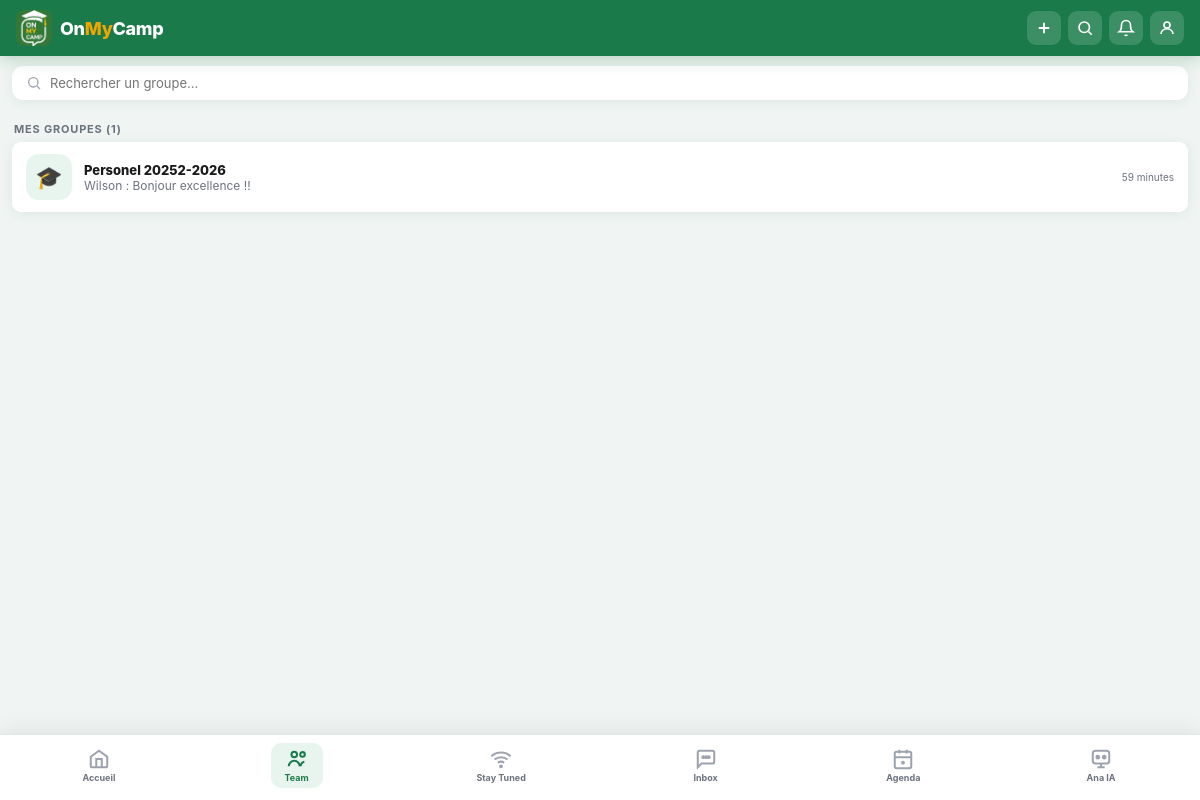
Page /team/ (signed in) on the committed database.
### core/models.py (models this page shows, shortened)
class Group(models.Model):
    nom         = models.CharField(max_length=100)
    admin       = models.ForeignKey(User, on_delete=models.CASCADE, related_name='groupes_admins')
    membres     = models.ManyToManyField(User, related_name='groupes', blank=True)
    description = models.TextField(blank=True)
    emoji       = models.CharField(max_length=5, default='👥')
    date_creation = models.DateTimeField(auto_now_add=True)

class GroupMessage(models.Model):
    groupe  = models.ForeignKey(Group, on_delete=models.CASCADE, related_name='messages')
    auteur  = models.ForeignKey(User, on_delete=models.CASCADE)
    contenu = models.TextField(blank=True)
    fichier = models.FileField(upload_to='group_files/', blank=True, null=True)
    date    = models.DateTimeField(auto_now_add=True)
    class Meta:
        ordering = ['date']

class User(AbstractUser):
    ROLE_CHOICES = [
        ('etudiant', 'Étudiant'),
        ('enseignant', 'Enseignant'),
        ('rr', 'Représentant Résident'),
        ('daac', 'DAAC'),
        ('tuteur', 'Tuteur'),
    ]
    PRIVILEGE_CHOICES = [
        ('aucun', 'Aucun'),
        ('delegue', 'Délégué'),
        ('chef_classe', 'Chef de classe'),
        ('extended', 'Extended'),
        ('exclusif', 'Exclusif'),
        ('admin', 'Admin'),
        ('superadmin', 'Super Admin'),
    ]
    matricule   = models.CharField(max_length=20, unique=True, blank=True, null=True)
    role        = models.CharField(max_length=20, choices=ROLE_CHOICES, default='etudiant')
    privilege   = models.CharField(max_length=20, choices=PRIVILEGE_CHOICES, default='aucun')
    bio         = models.TextField(blank=True)
    avatar      = models.ImageField(upload_to='avatars/', blank=True, null=True)
    is_active_campus = models.BooleanField(default=True)
    @property
    def can_create_group(self):
        return self.privilege in ['delegue', 'chef_classe', 'exclusif', 'extended', 'admin', 'superadmin']

### core/views.py (the view)
# urls.py: path('team/',                     views.team,                name='team'),
@login_required
def team(request):
    groupes = request.user.groupes.all().prefetch_related('messages')
    for g in groupes:
        g.last_msg = g.messages.last()
        g.unread   = 0  # compteur simplifié pour l'instant
    ctx = global_context(request, 'team')
    ctx['groups'] = groupes
    return render(request, 'core/team.html', ctx)

### core/views.py (called while the page is built)
def global_context(request, active_tab=''):
    return {
        'active': active_tab,
        'notif_count': 0,
        'now': timezone.now(),
    }

### templates/core/team.html (shortened to what this page needs)
{% extends "base.html" %}
{% block header_plus %}
  {% if request.user.can_create_group %}
  <a href="{% url 'group_create' %}" class="h-btn">
    <svg viewBox="0 0 24 24" fill="none" stroke="white" stroke-width="2.5" width="18" height="18">
      <path d="M12 5v14M5 12h14"/>
    </svg>
  </a>
  {% endif %}
{% endblock %}
{% block content %}
<div class="search-wrap">
  <svg viewBox="0 0 24 24" fill="none" stroke="#9ca3af" stroke-width="2" width="16" height="16"><circle cx="11" cy="11" r="7"/><path d="m21 21-4.35-4.35"/></svg>
  <input type="text" placeholder="Rechercher un groupe..." id="sg" oninput="filterGroups()">
</div>
{% if groups %}
<div class="sec-head">Mes groupes ({{ groups|length }})</div>
{% for g in groups %}
<a href="{% url 'group_detail' g.pk %}" class="g-item">
  <div class="g-icon">{{ g.emoji }}</div>
  <div class="g-info">
    <div class="g-name">{{ g.nom }}</div>
    <div class="g-prev">
      {% if g.last_msg %}
        {% if g.last_msg.auteur == request.user %}Vous : {% else %}{{ g.last_msg.auteur.first_name }} : {% endif %}
        {{ g.last_msg.contenu|truncatechars:40 }}
      {% else %}
        {{ g.membres.count }} membre{{ g.membres.count|pluralize }}
      {% endif %}
    </div>
  </div>
  <div class="g-meta">
    <div class="g-time">
      {% if g.last_msg %}{{ g.last_msg.date|timesince }}{% endif %}
    </div>
  </div>
</a>
{% endfor %}
{% endif %}
{% endblock %}

### rows in the picture
Group: emoji "🎓", nom "Personel 20252-2026", last_msg.auteur.first_name "Wilson", last_msg.contenu "Bonjour excellence !!", last_msg "59 minutes"

### other values in the picture
{{ groups|length }} "1"
